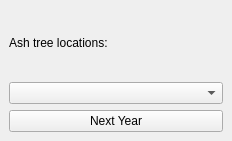
<?xml version="1.0" encoding="UTF-8"?>
<ui version="4.0">
 <class>EABDemoDockWidgetBase</class>
 <widget class="QDockWidget" name="EABDemoDockWidgetBase">
  <property name="geometry">
   <rect>
    <x>0</x>
    <y>0</y>
    <width>232</width>
    <height>141</height>
   </rect>
  </property>
  <property name="windowTitle">
   <string>EABDemo</string>
  </property>
  <widget class="QWidget" name="dockWidgetContents">
   <layout class="QGridLayout" name="gridLayout">
    <item row="2" column="0">
     <widget class="QComboBox" name="LayerSelect"/>
    </item>
    <item row="3" column="0">
     <widget class="QPushButton" name="Spread">
      <property name="text">
       <string>Next Year</string>
      </property>
     </widget>
    </item>
    <item row="1" column="0">
     <widget class="QLabel" name="label">
      <property name="text">
       <string>Ash tree locations:</string>
      </property>
     </widget>
    </item>
   </layout>
  </widget>
 </widget>
 <resources/>
 <connections/>
</ui>
